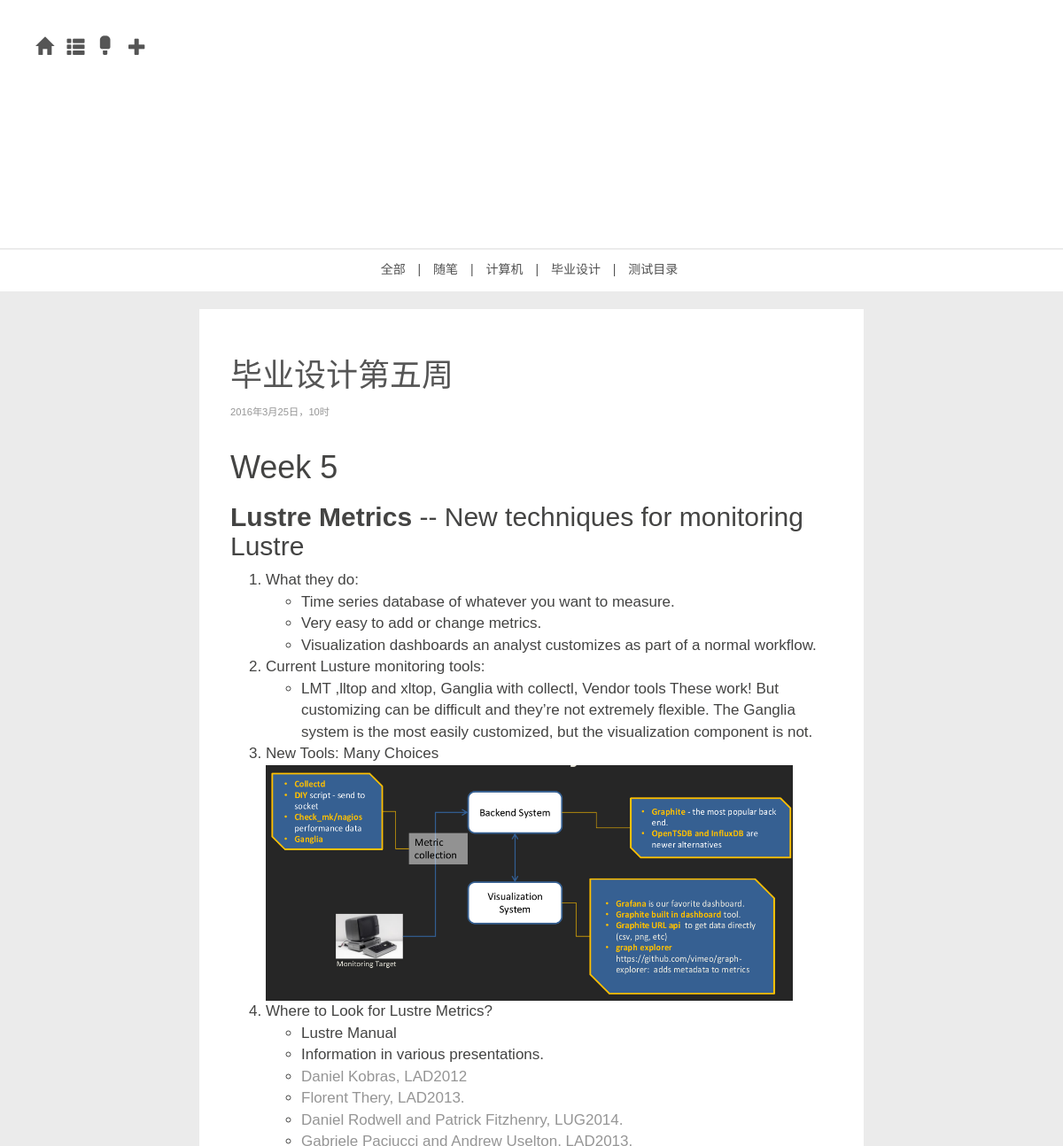
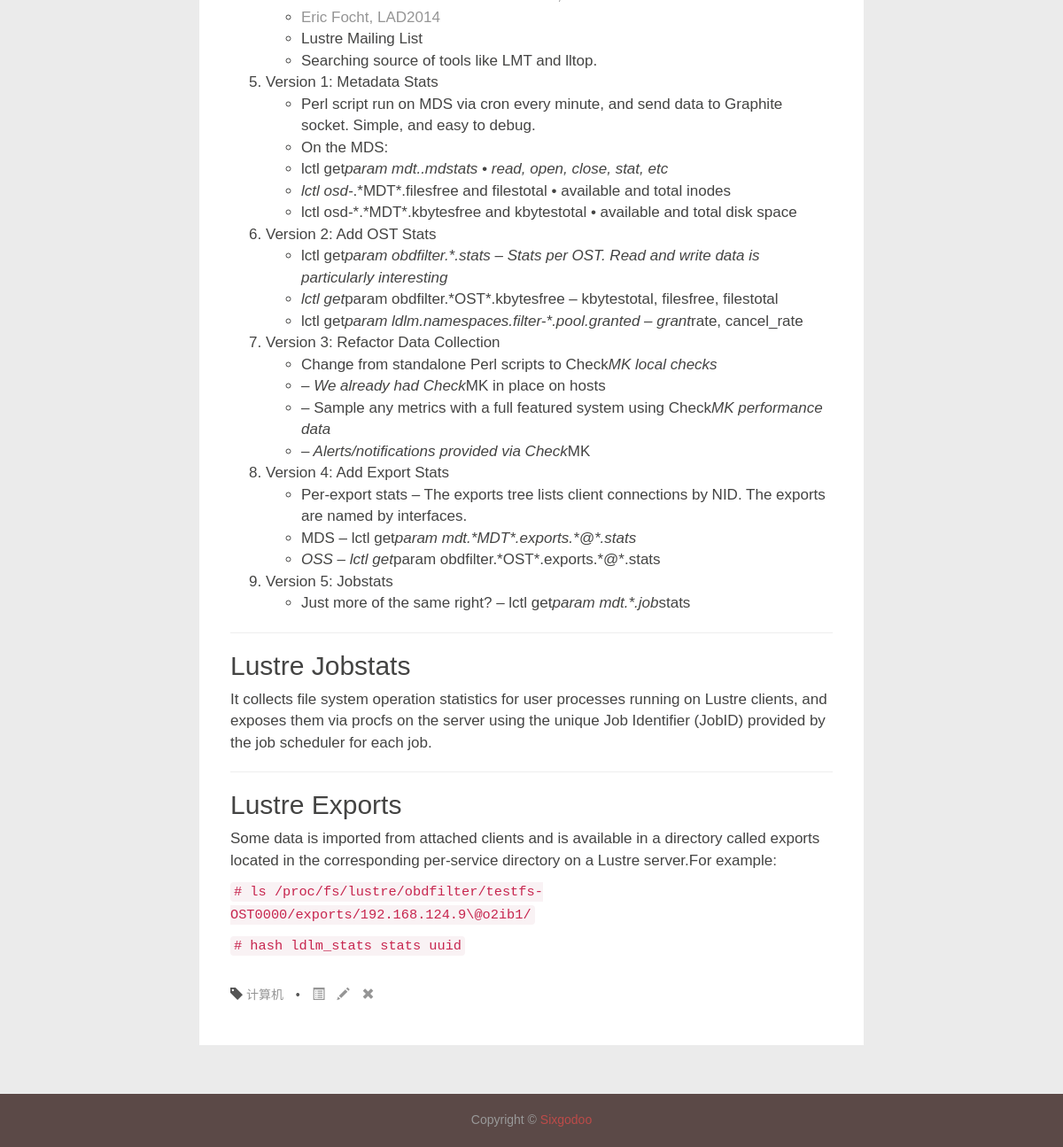
The page /blogs/article/12 on the database its author committed (2 pictures, top to bottom).
### app/models.py (models this page shows, shortened)
class Category(db.Model):
	__tablename__ = 'categorys'
	id = db.Column(db.Integer, primary_key = True)
	name = db.Column(db.String, unique = True)
	blogs = db.relationship('Blog', backref = 'category')

class Blog(db.Model):
	__tablename__ = 'blogs'
	id = db.Column(db.Integer, primary_key = True)
	title = db.Column(db.String)
	timestamp = db.Column(db.Time)
	tag = db.Column(db.String, index = True)
	timestamp = db.Column(db.DateTime,index=True,default=datetime.now)
	text = db.Column(db.Text)
	abstract = db.Column(db.String)
	category_id = db.Column(db.Integer, db.ForeignKey('categorys.id'))
	text_html = db.Column(db.Text)
	'''@staticmethod
	def on_changed_body(target, value, oldvalue, initiator):
		target.text_html = markdown(target.text)
	'''

### app/main/views.py (the view)
@main.route('/blogs/article/<int:blog_id>')
def article(blog_id):
	categories = Category.query.all()
	blogs = Blog.query.filter_by(id=blog_id).all()
	return render_template('blogs.html',blogs=blogs,categories=categories,title=blogs[0].category.name,single=True)

### app/templates/blogs.html (shortened to what this page needs)
{% extends "new_base.html" %}
{% import "bootstrap/wtf.html" as wtf %}
{% block head %}
	{{super()}}
	<link href={{ url_for('static',filename='item.css') }} rel="stylesheet">
{% endblock %}
{% block topnav %}
<div class="top-nav">
<ul class="list-inline">
	<li role="presentation"><a href={{url_for('main.category',cat_id=0)}}>全部</a></li>
	{% for cat in categories %}
		<li>|</li>
		<li role="presentation"><a href={{url_for('main.category',cat_id=cat.id)}}>{{cat.name}}</a></li>
	{% endfor %}
</ul>
</div>
{% endblock %}
{%block nav_extent%}
<div class="nav-ul lg">
	<div class="dropdown">
		<a class="dropdown-toggle" data-toggle="dropdown" role="button" aria-haspopup="true" aria-expanded="false">
			<span class="glyphicon glyphicon-plus" aria-hidden="true"></span>
		</a>
	</div>
</div>
{%endblock%}
{% block content %}
	{% if blogs %}
	{% for blog in blogs %}
	<section>
		<div class="container">
			<div class="row">
				<main class="col-md-8 col-md-offset-2">
					<article class="post">
						<header class="post-head">
								<h1>{{blog.title}}</h1>
							<p class="post-time">
								{{blog.timestamp.year}}年{{blog.timestamp.month}}月{{blog.timestamp.day}}日，{{blog.timestamp.hour}}时
							</p>
						</header>
						<div class="post-text">
							{%if single %}
								{% if blog.text_html %}
								<p class="post-text">{{blog.text_html | safe}}</p>
								{% else %}
								<p class="post-text">{{blog.text}}</p>
								{% endif %}
							{% else %}
								<p>{{ blog.abstract }}</p>
							{%endif%}
						</div>
						<div class="post-meta">
							<div class="post-extent">
								<ul class="list-inline">
									<li>
										<span class="glyphicon glyphicon-tag"></span>
										<a href={{url_for('main.category',cat_id=blog.category.id)}}>{{blog.category.name}}</a>
									</li>
									<li>•</li>
									<li>
										<a href={{url_for('main.article',blog_id=blog.id)}}>
											<span class="glyphicon glyphicon-list-alt" title="阅读全文"></span>
										</a>
									</li>
									<li>
										<a href={{url_for('main.edit_blog',blog_id=blog.id)}}>
											<span class="glyphicon glyphicon-pencil" title="编辑"></span>
										</a>
									</li>
									<li>
										<a href={{url_for('main.del_blog',blog_id=blog.id)}} onclick="del()">
											<span class="glyphicon glyphicon-remove" title="删除"></span>
										</a>
									</li>
							</div>
						</div>
					</article>
				</main>
			</div>
		</div>
	</section>
	{% endfor %}
	{% endif %}
{% endblock %}

### app/static/new_base.css (style rules this page uses)
body { min-height: 700px; color: #555; font-size: 14px; line-height:1.75em; background:#ebebeb; position:relative; font-family: Helvetica, Arial, STXihei, "华文细黑", "Microsoft YaHei", "微软雅黑", sans-serif; }
.top-nav { padding-top: 10px; padding-bottom: 2px; border-top: 2px solid #EBEBEB; background-color: #FFFFFF; margin-bottom: 20px; text-align: center; }
.top-nav a { color:#505050; }
.nav a { color: #555; }
.nav-ul { display: inline-block; padding-left: 0.3em; }
.lg { padding: 10px 5px; font-size: 20px; margin-bottom: -10px; }

### app/static/item.css (style rules this page uses)
.post { padding:35px; background:#FFFFFF; margin-bottom:15px; position:relative; overflow:hidden; }
.post-text { font-size: 17px; color: #444443; margin:30px 0; }
.post-time { font-size: 0.8em; color: #959595; }
.post a { color: #959595; }

### app/templates/base.html (style rules this page uses)
article, aside, details, figcaption, figure, footer, header, hgroup, menu, nav, section { display: block; }

### rows shown on the page
Category: name "随笔"
Category: name "计算机"
Category: name "毕业设计"
Category: name "测试目录"
Blog: title "毕业设计第五周", timestamp.year "2016", timestamp.month "3", timestamp.day "25", timestamp.hour "10", text_html "Week 5 Lustre Metrics -- New techniques for monitoring Lustre What they do: Time series database of whatever you want to measure. Very easy to add or change metrics. Visualization dashboards an analyst customizes as part of a normal workflow. Current Lusture monitoring tools: LMT ,lltop and xltop, Ganglia with collectl, Vendor tools These work! But customizing can be difficult and they’re not extremely flexible. The Ganglia system is the most easily customized, but the visualization component is not. New Tools: Many Choices Where to Look for Lustre Metrics? Lustre Manual Information in various presentations. Daniel Kobras, LAD2012 Florent Thery, LAD2013. Daniel Rodwell and Patrick…", text_html (picture), category.name "计算机"
